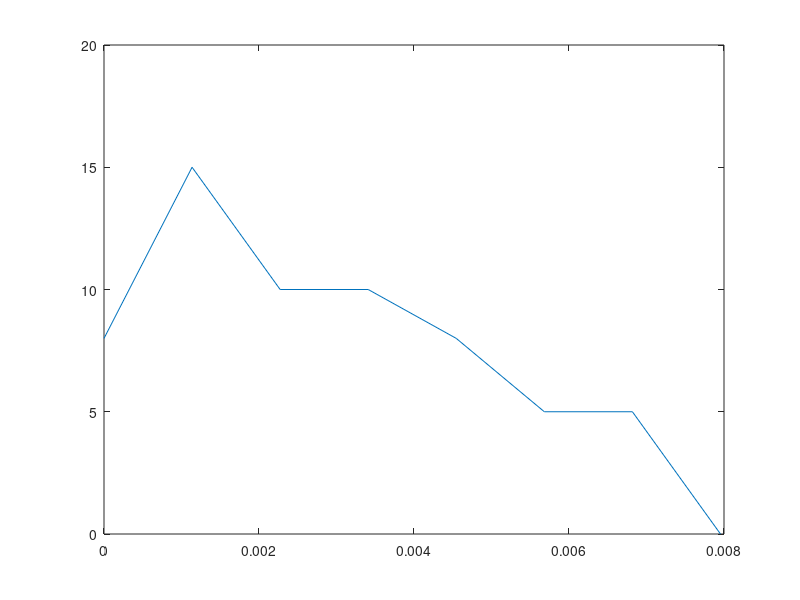
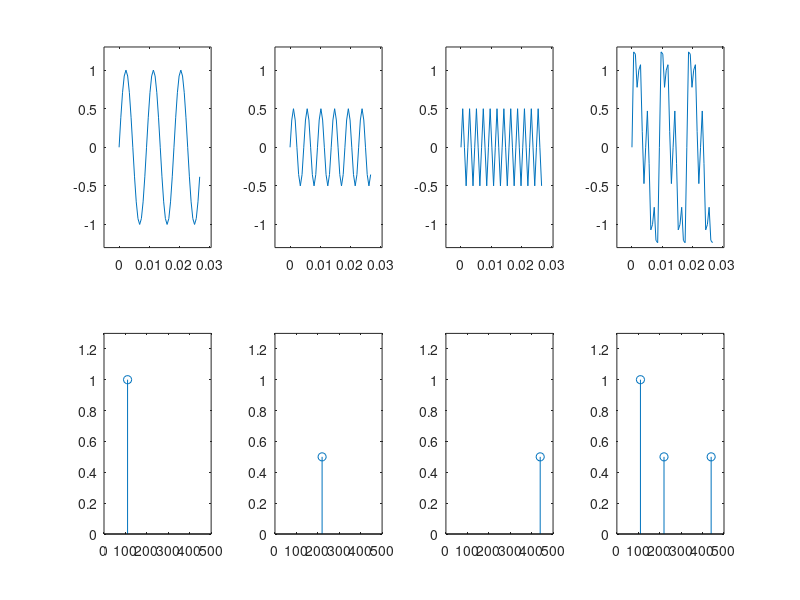

Reproduce these figures in MATLAB, in order.
% Make a synthesized signal for microcontroller playback into a
% simple 4 bit parallel DAC. Let the playback device set the sample rate.
% This is sample rate agnostic.
% Copyright 2021 Aleks Zosuls


ptsPerCycle = 8; %specify points per cycle. Repeat cycles on playback to
% get tone bursts
%set the frequencies and amplitudes. Note we can violate Nyquist here if our harmonics are high. 
A1 = 1;
F1 = 110;
A2 = .5;
F2 = 2* F1;
A3 = .5;
F3 = 3* F1;
%Generate the time base
T = (0:ptsPerCycle-1)./(ptsPerCycle*F1);
%T = (0:100-1)./(ptsPerCycle*F1);
%calculate discrete sine values
s1 = A1* sin(2*pi*F1*T);
s2 = A2* sin(2*pi*F2*T);
s3 = A3* sin(2*pi*F3*T);

supahhPos = s1+s2+s3; % sum the three sinusoids
spNorm = supahhPos/max(supahhPos); % normalize ampitudes to 1
spShift = 15* (0.5*spNorm + 0.5); %scale and shift for binary representation
quantz = round(spShift);    % quantize to integers for LUT
figure
plot(T,quantz)      % check our maths.


%%
% make the figure for the lab doc
figure
ptsPerCycle = 16
TB = (0:3*ptsPerCycle-1)./(ptsPerCycle*F1); % three cyclz
s1r = A1* sin(2*pi*F1*TB);
s2r = A2* sin(2*pi*F2*TB);
s3r = A3* sin(2*pi*F2*2*TB);
subplot(2,4,1)
plot(TB,s1r)
axis([-.005,.0305,-1.3, 1.3])
subplot(2,4,2)
plot(TB, s2r)
axis([-.005,.0305,-1.3, 1.3])
subplot(2,4,3)
plot(TB, s3r)
axis([-.005,.0305,-1.3, 1.3])
subplot(2,4,4)
plot(TB, s1r+s2r+s3r)
axis([-.005,.0305,-1.3, 1.3])

subplot(2,4,5)
stem(F1, A1)
axis([0,500,0, 1.3])
subplot(2,4,6)
stem(F2,A2)
axis([0,500,0, 1.3])
subplot(2,4,7)
stem(F2*2, A3)
axis([0,500,0, 1.3])
subplot(2,4,8)
stem([F1 F2 F2*2],[A1 A2 A3])
axis([0,500,0, 1.3])

